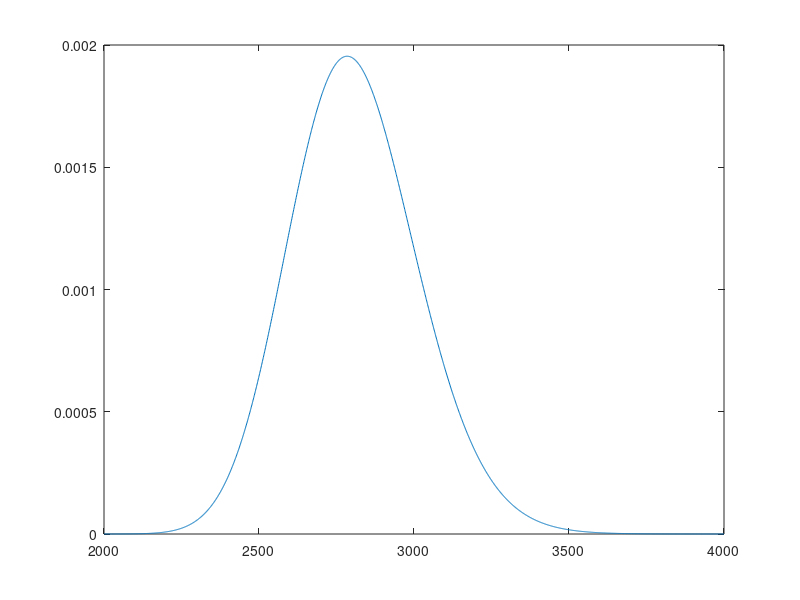

This chart was generated by the following MATLAB code:

clear
% the gap of n must be 1, or the sum(final) will not be the area.
n = 2000:1:4000;

%np = 8.2e19;
np = 8.72e21;
D = sqrt(3)/2*(2/np)^(1/3);
b = 1.1e-10;
%D = b*100;
r0 = 1e-8; % equivalent sphere crosslinker
nsite = 108;
k = b^2*nsite/4/r0^2;
%k = 0.0058;

G = 3*D^2./(2*b^2.*n);

mid = k/sqrt(pi).*(sqrt(6*n).*exp(-G)+3*D/b*sqrt(pi*n).*erf(sqrt(G))-sqrt(6)*exp(-G.*n)-3*D/b.*erf(sqrt(G.*n)));

final=k*sqrt(3/2/pi./n).*exp(-G-mid+500);% un-normalized P, +5000 to avoid final to be so small to regonized as zero in matlab
P = final/sum(final);

plot(n,P)